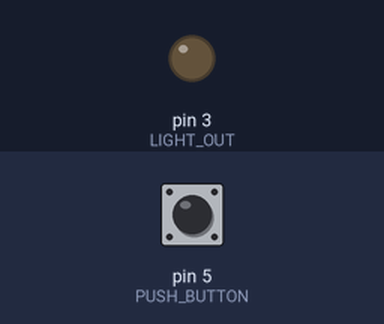
Simulated run of this sketch. Board: Arduino Uno, built with avr-gcc and run on an emulated ATmega328P. Parts: output pins drawn as LEDs (lit = HIGH). Dashed ring = blinking. The test bench sets the inputs (shaded band); at power-on: pin 5 (PUSH_BUTTON) HIGH.

Above: at 1.2 s.
1.3 s: pin 5 (PUSH_BUTTON) pulled LOW for 3.2 s
At 5.2 s:
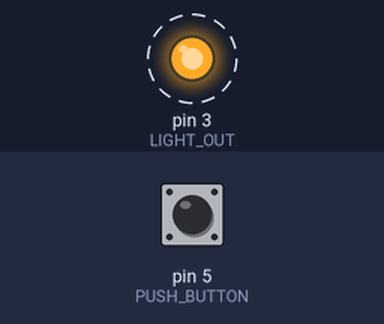
6.3 s: pin 5 (PUSH_BUTTON) pulled LOW for 0.15 s
At 7.9 s:
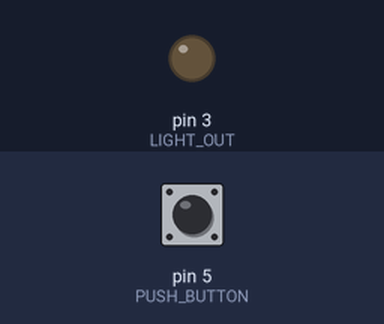
Timing chart, 0 to 9.4 s (numbered marks = the images above; inputs shaded):
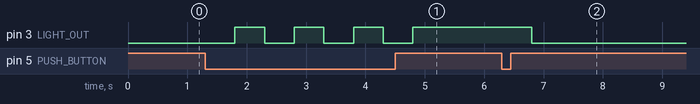

Measured:
- after the input at 1.3 s, pin 3 (LIGHT_OUT): alternates HIGH for 0.50 s and LOW for 0.50 s, 7 changes in all, then stays HIGH, starting after 0.50 s
- after the input at 6.3 s, pin 3 (LIGHT_OUT): HIGH → LOW after 0.50 s

The sketch:

arduinoCode.ino
```cpp
//constants used to set pin numbers:
const int LIGHT_OUT = 3;
const int PUSH_BUTTON = 5;

bool LIGHT_STATE = true;             //state of light

void setup() {
  pinMode(LIGHT_OUT, OUTPUT);         //LED as output
  pinMode(PUSH_BUTTON, INPUT_PULLUP); //button to turn light on
  digitalWrite(LIGHT_OUT, LOW);       //turn light off
}

void loop() {
  if(digitalRead(PUSH_BUTTON) == LOW) {
  //button is pressed
    delay(500);                        //delay to debounce switch
    digitalWrite(LIGHT_OUT, LIGHT_STATE);
    LIGHT_STATE = !LIGHT_STATE;
  }
}
```
